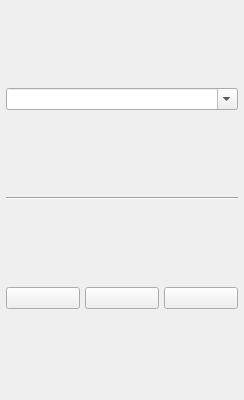
<?xml version="1.0" encoding="UTF-8"?>
<ui version="4.0">
 <class>Form</class>
 <widget class="QWidget" name="Form">
  <property name="geometry">
   <rect>
    <x>0</x>
    <y>0</y>
    <width>244</width>
    <height>400</height>
   </rect>
  </property>
  <property name="windowTitle">
   <string>Form</string>
  </property>
  <layout class="QVBoxLayout" name="verticalLayout">
   <property name="leftMargin">
    <number>2</number>
   </property>
   <property name="topMargin">
    <number>2</number>
   </property>
   <property name="rightMargin">
    <number>2</number>
   </property>
   <property name="bottomMargin">
    <number>2</number>
   </property>
   <item>
    <widget class="QWidget" name="profile_manager" native="true">
     <property name="sizePolicy">
      <sizepolicy hsizetype="Preferred" vsizetype="Minimum">
       <horstretch>0</horstretch>
       <verstretch>0</verstretch>
      </sizepolicy>
     </property>
     <property name="maximumSize">
      <size>
       <width>16777215</width>
       <height>16777215</height>
      </size>
     </property>
     <layout class="QGridLayout" name="gridLayout">
      <property name="leftMargin">
       <number>4</number>
      </property>
      <property name="topMargin">
       <number>4</number>
      </property>
      <property name="rightMargin">
       <number>4</number>
      </property>
      <property name="bottomMargin">
       <number>4</number>
      </property>
      <property name="spacing">
       <number>5</number>
      </property>
      <item row="1" column="0" colspan="2">
       <widget class="Line" name="divider">
        <property name="orientation">
         <enum>Qt::Horizontal</enum>
        </property>
       </widget>
      </item>
      <item row="2" column="0" colspan="2">
       <layout class="QGridLayout" name="profile_tools_layout">
        <item row="0" column="3">
         <widget class="QPushButton" name="delete_profile_button">
          <property name="sizePolicy">
           <sizepolicy hsizetype="Minimum" vsizetype="Fixed">
            <horstretch>0</horstretch>
            <verstretch>0</verstretch>
           </sizepolicy>
          </property>
          <property name="maximumSize">
           <size>
            <width>16777215</width>
            <height>16777215</height>
           </size>
          </property>
          <property name="toolTip">
           <string>Delete Profile</string>
          </property>
          <property name="statusTip">
           <string/>
          </property>
          <property name="whatsThis">
           <string>Delete Profile</string>
          </property>
          <property name="styleSheet">
           <string notr="true">QPushButton::disabled{background-color: rgb(210, 210,
                                                210)}
                                            </string>
          </property>
          <property name="text">
           <string/>
          </property>
          <property name="checkable">
           <bool>false</bool>
          </property>
         </widget>
        </item>
        <item row="0" column="1">
         <widget class="QPushButton" name="save_profile_button">
          <property name="enabled">
           <bool>true</bool>
          </property>
          <property name="sizePolicy">
           <sizepolicy hsizetype="Minimum" vsizetype="Fixed">
            <horstretch>0</horstretch>
            <verstretch>0</verstretch>
           </sizepolicy>
          </property>
          <property name="maximumSize">
           <size>
            <width>16777215</width>
            <height>16777215</height>
           </size>
          </property>
          <property name="toolTip">
           <string>Save Profile</string>
          </property>
          <property name="statusTip">
           <string/>
          </property>
          <property name="whatsThis">
           <string>Save Profile</string>
          </property>
          <property name="styleSheet">
           <string notr="true">QPushButton::disabled{background-color: rgb(210, 210,
                                                210)}
                                            </string>
          </property>
          <property name="text">
           <string/>
          </property>
          <property name="checkable">
           <bool>false</bool>
          </property>
         </widget>
        </item>
        <item row="0" column="0">
         <widget class="QPushButton" name="load_profile_button">
          <property name="enabled">
           <bool>true</bool>
          </property>
          <property name="toolTip">
           <string>Load Profile</string>
          </property>
          <property name="statusTip">
           <string/>
          </property>
          <property name="whatsThis">
           <string/>
          </property>
          <property name="styleSheet">
           <string notr="true">QPushButton::disabled{background-color: rgb(210, 210,
                                                210)}
                                            </string>
          </property>
          <property name="text">
           <string/>
          </property>
          <property name="checkable">
           <bool>false</bool>
          </property>
         </widget>
        </item>
       </layout>
      </item>
      <item row="0" column="0" colspan="2">
       <widget class="QComboBox" name="profile_chooser">
        <property name="toolTip">
         <string/>
        </property>
        <property name="editable">
         <bool>true</bool>
        </property>
       </widget>
      </item>
     </layout>
    </widget>
   </item>
  </layout>
 </widget>
 <resources/>
 <connections/>
</ui>
